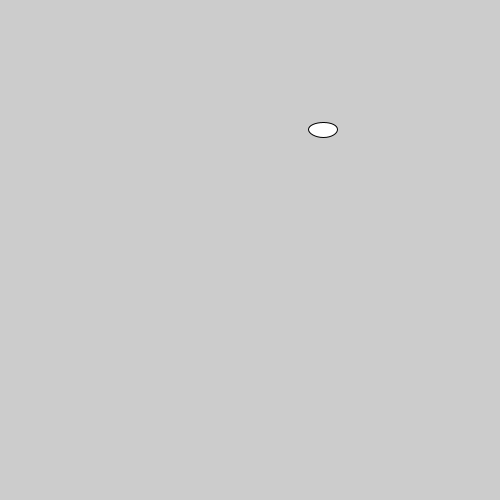
Frame 1 (no input)
Frame 60 (the mouse pressed at the canvas centre just before this capture): identical to frame 1, image omitted
Frame 120 (the mouse held since frame 60 and released just before this capture): identical to frame 1, image omitted

The Processing sketch that drew this single still picture (run headless with seeded random() and noise(); from frame 60 on, the mouse is pressed at the canvas centre):

// Processing sketch: randomness
// ── randomness.pde
/* By Jane Friedhoff, D+T 2013 */

/* Randomness
 Randomness is a little bit like cinnamon. Add in a teaspoon
 and your creations will gain a little bit of spice. Add in a
 tablespoon, and people will choke on it and get sick of it
 real fast. (That said, if you're just messing around and want
 to use it for placeholder values, go for it.)
 
 The randomness function is pretty straightforward. It works
 in one of two ways:
 - You give it a maximum value (say, 25), and it chooses a
 random float between those numbers. Note that the bottom 
 number defaults to 0 (so it would be between 0 and 25).
 - You give it a minimum AND a maximum value (say, 15 and 25),
 and it chooses a random float between those numbers. Note
 that it will not go lower than the minimum you gave it (so
 it would be between 15 and 25).
 
 The most important thing to remember is that all it does is give
 you a number back. It's not particularly special. Say you have
 random(5); in your draw loop. Every frame, random(5); will just
 equal some float (say, 4.5). It's like any other number, except
 you're asking the computer to draw that number out of a hat.
 */

void setup() {
  size(500, 500);

  /* Below is an example of using random values. The xPos will be
   between 0 and 500 (since the lower number defaults to 0). The
   yPos will be between 0 and 500 (for the same reason). But for
   the width and height of the circle, we set a minimum value--
   neither of them will ever be less than 10.*/
  ellipse(random(width), random(height), random(10, 30), random(10, 30));
  // Run it a few times to see how it works.
}

void draw() {
  // Try uncommenting the command below SECOND. What happens? Why? Hint:
  // background means we paint over everything that was just drawn.
  // background(0);

  // Try uncommenting the command below FIRST. What happens? Why? Hint:
  // remember we're in draw now.
  //ellipse(random(width), random(height), random(10, 30), random(10, 30));
}
